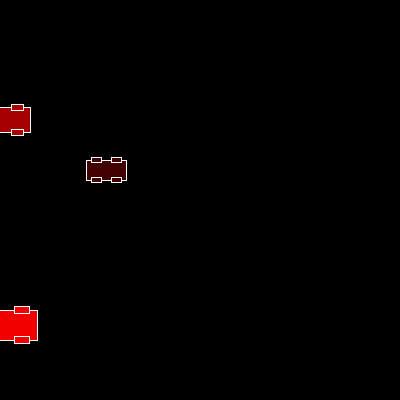
Frame 1 (no input)
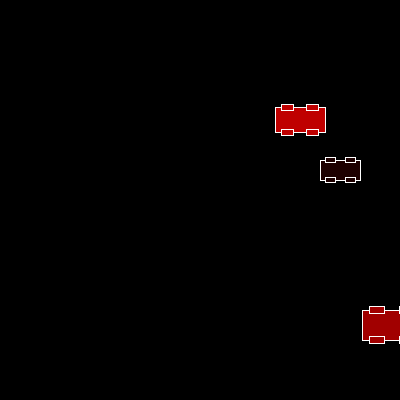
Frame 60 (the mouse pressed at the canvas centre just before this capture)
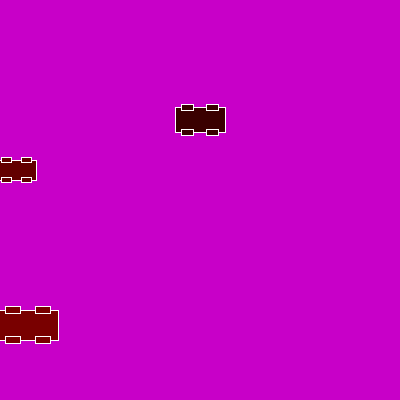
Frame 120 (the mouse held since frame 60 and released just before this capture)

The Processing sketch that drew these frames (run headless with seeded random() and noise(); from frame 60 on, the mouse is pressed at the canvas centre):

// Processing sketch: processing_42268
// ── processing_42268.pde

float x1=0;
float x2=100;
float x3=0;
float y1=100;
float y2=100;
float y3=200;
float x_speed1=5;
float x_speed2=6;
float x_speed3=7;
float carsize=40;
float wheelsize=carsize/4;
 
void setup() {
  size(400, 400);
  smooth();
}
 
void draw() {
  background(mouseX,0,mouseY);
  x1 = move1(x1,x_speed1);
  x2 = move1(x2,x_speed2);
  x3 = move1(x3,x_speed3);
  
 
  bounce1();
  bounce2();
  bounce3();
 
  display1(x1, y1+20, carsize+10);
  display1(x2, y2+70, carsize);
  display1(x3, y3+125, carsize+20);
}
 
float move1(float x,float s) {
  x += s;
  return x;
  
}
 

void bounce1() {
  if ((x1>=width)||(x1<=0)) {
    x_speed1=x_speed1*-1;
  }
}
 
void bounce2() {
  if ((x2>=width)||(x2<=0)) {
    x_speed2=x_speed2*-1;
  }
}
 
void bounce3() {
  if ((x3>=width)||(x3<=0)) {
    x_speed3=x_speed3*-1;
  }
}
 
 
void display1(float x1, float y1, float carsize) {
  rectMode(CENTER);
  float wheelsize=carsize/4;
 
  stroke(255);
  fill(random(255), 0, 0);
  rect(x1, y1, carsize, carsize/2);
  rect(x1-wheelsize, y1-wheelsize, wheelsize, wheelsize/2);
  rect(x1+wheelsize, y1-wheelsize, wheelsize, wheelsize/2);
  rect(x1-wheelsize, y1+wheelsize, wheelsize, wheelsize/2);
  rect(x1+wheelsize, y1+wheelsize, wheelsize, wheelsize/2);
}
